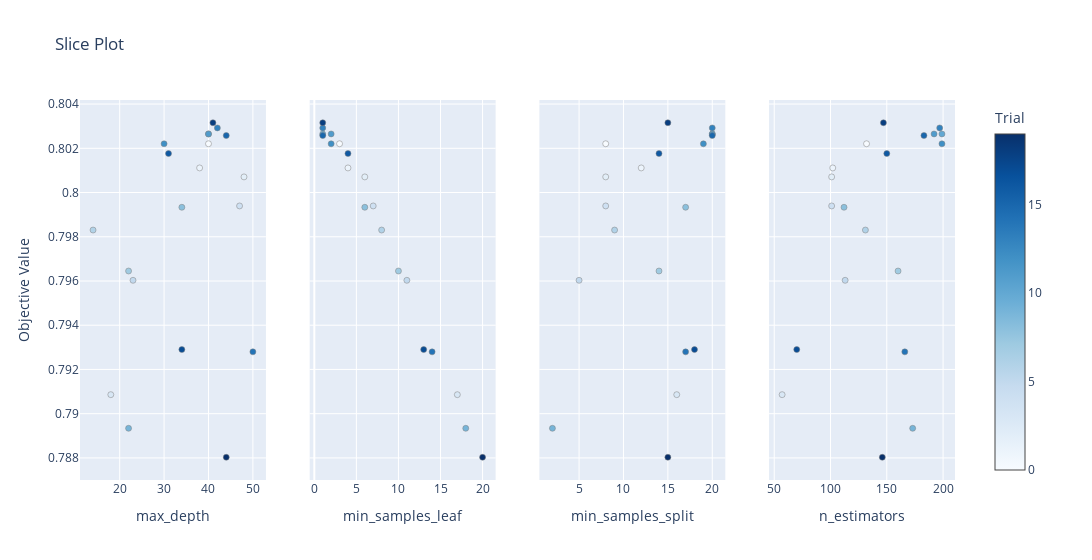

The notebook cell this image was saved under:
### Code cell
# See the impact of each hyperparameter
optuna.visualization.plot_slice(study_rfc, params=['n_estimators', 'min_samples_leaf', 'min_samples_split', 'max_depth'])

### Figure 1 — Plotly figure (JSON) as saved in the notebook; plotly's stock layout.template omitted (floating-point values rounded to 4 significant figures)
{"data": [{"marker": {"color": [0, 1, 2, 3, 4, 5, 6, 7, 8, 9, 10, 11, 12, 13, 14, 15, 16, 17, 18, 19], "colorbar": {"title": {"text": "Trial"}, "x": 1, "xpad": 40}, "colorscale": [[0, "rgb(247,251,255)"], [0.125, "rgb(222,235,247)"], [0.25, "rgb(198,219,239)"], [0.375, "rgb(158,202,225)"], [0.5, "rgb(107,174,214)"], [0.625, "rgb(66,146,198)"], [0.75, "rgb(33,113,181)"], [0.875, "rgb(8,81,156)"], [1, "rgb(8,48,107)"]], "line": {"color": "Grey", "width": 0.5}, "showscale": true}, "mode": "markers", "name": "Feasible Trial", "showlegend": false, "type": "scatter", "x": [40, 38, 48, 18, 47, 23, 14, 22, 34, 22, 40, 40, 30, 42, 50, 44, 31, 34, 41, 44], "xaxis": "x", "y": [0.8022, 0.8011, 0.8007, 0.7909, 0.7994, 0.796, 0.7983, 0.7965, 0.7993, 0.7893, 0.8026, 0.8026, 0.8022, 0.8029, 0.7928, 0.8026, 0.8018, 0.7929, 0.8032, 0.788], "yaxis": "y"}, {"marker": {"color": [0, 1, 2, 3, 4, 5, 6, 7, 8, 9, 10, 11, 12, 13, 14, 15, 16, 17, 18, 19], "colorbar": {"title": {"text": "Trial"}, "x": 1, "xpad": 40}, "colorscale": [[0, "rgb(247,251,255)"], [0.125, "rgb(222,235,247)"], [0.25, "rgb(198,219,239)"], [0.375, "rgb(158,202,225)"], [0.5, "rgb(107,174,214)"], [0.625, "rgb(66,146,198)"], [0.75, "rgb(33,113,181)"], [0.875, "rgb(8,81,156)"], [1, "rgb(8,48,107)"]], "line": {"color": "Grey", "width": 0.5}, "showscale": false}, "mode": "markers", "name": "Feasible Trial", "showlegend": false, "type": "scatter", "x": [3, 4, 6, 17, 7, 11, 8, 10, 6, 18, 1, 2, 2, 1, 14, 1, 4, 13, 1, 20], "xaxis": "x2", "y": [0.8022, 0.8011, 0.8007, 0.7909, 0.7994, 0.796, 0.7983, 0.7965, 0.7993, 0.7893, 0.8026, 0.8026, 0.8022, 0.8029, 0.7928, 0.8026, 0.8018, 0.7929, 0.8032, 0.788], "yaxis": "y2"}, {"marker": {"color": [0, 1, 2, 3, 4, 5, 6, 7, 8, 9, 10, 11, 12, 13, 14, 15, 16, 17, 18, 19], "colorbar": {"title": {"text": "Trial"}, "x": 1, "xpad": 40}, "colorscale": [[0, "rgb(247,251,255)"], [0.125, "rgb(222,235,247)"], [0.25, "rgb(198,219,239)"], [0.375, "rgb(158,202,225)"], [0.5, "rgb(107,174,214)"], [0.625, "rgb(66,146,198)"], [0.75, "rgb(33,113,181)"], [0.875, "rgb(8,81,156)"], [1, "rgb(8,48,107)"]], "line": {"color": "Grey", "width": 0.5}, "showscale": false}, "mode": "markers", "name": "Feasible Trial", "showlegend": false, "type": "scatter", "x": [8, 12, 8, 16, 8, 5, 9, 14, 17, 2, 20, 20, 19, 20, 17, 20, 14, 18, 15, 15], "xaxis": "x3", "y": [0.8022, 0.8011, 0.8007, 0.7909, 0.7994, 0.796, 0.7983, 0.7965, 0.7993, 0.7893, 0.8026, 0.8026, 0.8022, 0.8029, 0.7928, 0.8026, 0.8018, 0.7929, 0.8032, 0.788], "yaxis": "y3"}, {"marker": {"color": [0, 1, 2, 3, 4, 5, 6, 7, 8, 9, 10, 11, 12, 13, 14, 15, 16, 17, 18, 19], "colorbar": {"title": {"text": "Trial"}, "x": 1, "xpad": 40}, "colorscale": [[0, "rgb(247,251,255)"], [0.125, "rgb(222,235,247)"], [0.25, "rgb(198,219,239)"], [0.375, "rgb(158,202,225)"], [0.5, "rgb(107,174,214)"], [0.625, "rgb(66,146,198)"], [0.75, "rgb(33,113,181)"], [0.875, "rgb(8,81,156)"], [1, "rgb(8,48,107)"]], "line": {"color": "Grey", "width": 0.5}, "showscale": false}, "mode": "markers", "name": "Feasible Trial", "showlegend": false, "type": "scatter", "x": [132, 102, 101, 57, 101, 113, 131, 160, 112, 173, 199, 192, 199, 197, 166, 183, 150, 70, 147, 146], "xaxis": "x4", "y": [0.8022, 0.8011, 0.8007, 0.7909, 0.7994, 0.796, 0.7983, 0.7965, 0.7993, 0.7893, 0.8026, 0.8026, 0.8022, 0.8029, 0.7928, 0.8026, 0.8018, 0.7929, 0.8032, 0.788], "yaxis": "y4"}], "layout": {"title": {"text": "Slice Plot"}, "width": 1200, "xaxis": {"anchor": "y", "domain": [0, 0.2125], "title": {"text": "max_depth"}}, "xaxis2": {"anchor": "y2", "domain": [0.2625, 0.475], "title": {"text": "min_samples_leaf"}}, "xaxis3": {"anchor": "y3", "domain": [0.525, 0.7375], "title": {"text": "min_samples_split"}}, "xaxis4": {"anchor": "y4", "domain": [0.7875, 1], "title": {"text": "n_estimators"}}, "yaxis": {"anchor": "x", "domain": [0, 1], "title": {"text": "Objective Value"}}, "yaxis2": {"anchor": "x2", "domain": [0, 1], "matches": "y", "showticklabels": false}, "yaxis3": {"anchor": "x3", "domain": [0, 1], "matches": "y", "showticklabels": false}, "yaxis4": {"anchor": "x4", "domain": [0, 1], "matches": "y", "showticklabels": false}}}
